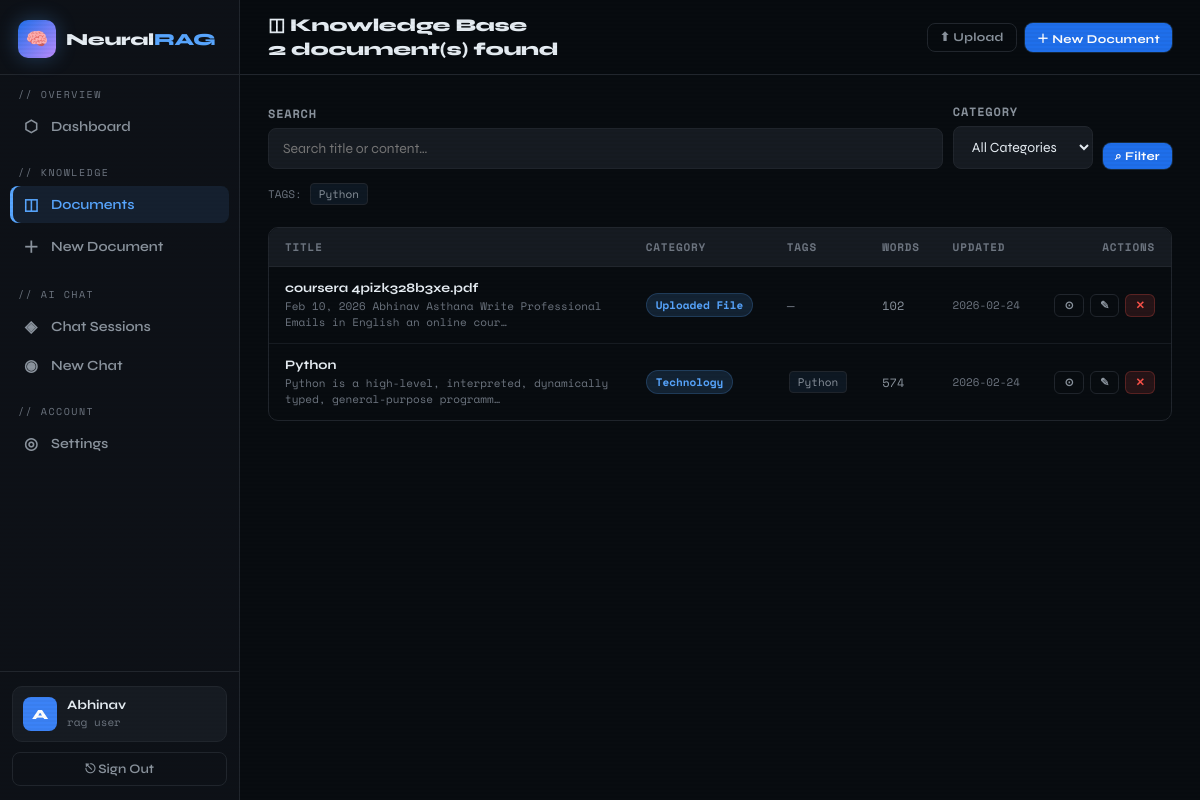
Page /documents (signed in) on the committed database.
### tables this page shows
CREATE TABLE documents (
            id INTEGER PRIMARY KEY AUTOINCREMENT,
            user_id INTEGER NOT NULL,
            title TEXT NOT NULL,
            content TEXT NOT NULL,
            category TEXT DEFAULT 'General',
            tags TEXT DEFAULT '',
            word_count INTEGER DEFAULT 0,
            created_at TEXT DEFAULT (datetime('now')),
            updated_at TEXT DEFAULT (datetime('now')),
            FOREIGN KEY (user_id) REFERENCES users(id) ON DELETE CASCADE
        );

### app.py (the view)
@app.route('/documents')
@login_required
def documents():
    db = get_db()
    uid = session['user_id']
    search   = request.args.get('q', '').strip()
    category = request.args.get('cat', '').strip()
    tag      = request.args.get('tag', '').strip()
    sql = 'SELECT * FROM documents WHERE user_id=?'
    params = [uid]
    if search:
        sql += ' AND (title LIKE ? OR content LIKE ?)'
        params += [f'%{search}%', f'%{search}%']
    if category:
        sql += ' AND category=?'
        params.append(category)
    if tag:
        sql += ' AND tags LIKE ?'
        params.append(f'%{tag}%')
    sql += ' ORDER BY updated_at DESC'
    docs = db.execute(sql, params).fetchall()
    all_cats = db.execute(
        'SELECT DISTINCT category FROM documents WHERE user_id=? ORDER BY category', (uid,)
    ).fetchall()
    all_tags_raw = db.execute('SELECT tags FROM documents WHERE user_id=?', (uid,)).fetchall()
    all_tags = set()
    for row in all_tags_raw:
        for t in (row['tags'] or '').split(','):
            t = t.strip()
            if t:
                all_tags.add(t)
    return render_template('documents.html', docs=docs, all_cats=all_cats,
                           all_tags=sorted(all_tags), search=search,
                           sel_cat=category, sel_tag=tag)

### app.py (called while the page is built)
def get_db():
    if 'db' not in g:
        g.db = sqlite3.connect(app.config['DB_PATH'])
        g.db.row_factory = sqlite3.Row
        g.db.execute("PRAGMA foreign_keys = ON")
    return g.db

def login_required(f):
    @wraps(f)
    def decorated(*args, **kwargs):
        if 'user_id' not in session:
            flash('Please sign in to continue.', 'warning')
            return redirect(url_for('login'))
        return f(*args, **kwargs)
    return decorated

def get_current_user():
    if 'user_id' not in session:
        return None
    db = get_db()
    return db.execute('SELECT * FROM users WHERE id = ?', (session['user_id'],)).fetchone()

@app.context_processor
def inject_helpers():
    return dict(get_current_user=get_current_user)

### templates/documents.html (shortened to what this page needs)
{% extends "base.html" %}
{% block page_title %}◫ Knowledge Base{% endblock %}
{% block page_sub %}{{ docs|length }} document(s) found{% endblock %}
{% block topbar_right %}
  <div style="display:flex;gap:8px">
    <a href="{{ url_for('doc_upload') }}" class="btn btn-ghost btn-sm">
      ⬆ Upload
    </a>
    <a href="{{ url_for('doc_create') }}" class="btn btn-primary btn-sm">
      ＋ New Document
    </a>
  </div>
{% endblock %}
{% block content %}
<form method="GET" action="{{ url_for('documents') }}" style="margin-bottom:20px">
  <div style="display:flex;gap:10px;flex-wrap:wrap;align-items:flex-end">
    <div style="flex:1;min-width:200px">
      <label>Search</label>
      <input type="search" name="q" value="{{ search }}" placeholder="Search title or content…">
    </div>
    <div style="min-width:140px">
      <label>Category</label>
      <select name="cat">
        <option value="">All Categories</option>
      </select>
    </div>
    <div style="display:flex;gap:8px;align-items:flex-end">
      <button type="submit" class="btn btn-primary btn-sm">⌕ Filter</button>
    </div>
  </div>
  {% if all_tags %}
  <div style="margin-top:12px;display:flex;gap:6px;flex-wrap:wrap;align-items:center">
    <span class="text-muted" style="font-size:11px">TAGS:</span>
    {% for t in all_tags %}
    <a href="{{ url_for('documents', tag=t) }}"
       class="tag {% if sel_tag==t %}" style="background:rgba(88,166,255,.2);border-color:var(--primary){% endif %}">{{ t }}</a>
    {% endfor %}
  </div>
  {% endif %}
</form>
{% if docs %}
<div class="table-wrap">
  <table>
    <thead>
      <tr>
        <th style="width:40%">Title</th>
        <th>Category</th>
        <th>Tags</th>
        <th>Words</th>
        <th>Updated</th>
        <th style="text-align:right">Actions</th>
      </tr>
    </thead>
    <tbody>
      {% for doc in docs %}
      <tr>
        <td>
          <a href="{{ url_for('doc_view', doc_id=doc.id) }}"
             style="font-weight:700;color:var(--text);text-decoration:none"
             onmouseover="this.style.color='var(--primary)'" onmouseout="this.style.color='var(--text)'">
            {{ doc.title }}
          </a>
          <div style="font-size:11px;color:var(--text3);margin-top:2px;font-family:'Space Mono',monospace">
            {{ doc.content[:80] }}{% if doc.content|length > 80 %}…{% endif %}
          </div>
        </td>
        <td><span class="badge badge-blue">{{ doc.category }}</span></td>
        <td>
          {% if doc.tags %}
            {% for tag in doc.tags.split(',') %}
              {% if tag.strip() %}<span class="tag">{{ tag.strip() }}</span>{% endif %}
            {% endfor %}
          {% else %}
            <span class="text-muted">—</span>
          {% endif %}
        </td>
        <td class="mono" style="color:var(--text2)">{{ doc.word_count }}</td>
        <td class="mono" style="color:var(--text3);font-size:11px">{{ doc.updated_at[:10] }}</td>
        <td>
          <div class="tr-actions">
            <a href="{{ url_for('doc_view', doc_id=doc.id) }}" class="btn btn-ghost btn-xs" title="View">⊙</a>
            <a href="{{ url_for('doc_edit', doc_id=doc.id) }}" class="btn btn-ghost btn-xs" title="Edit">✎</a>
            <form method="POST" action="{{ url_for('doc_delete', doc_id=doc.id) }}"
                  onsubmit="return confirm('Delete this document?')">
              <button type="submit" class="btn btn-danger btn-xs" title="Delete">✕</button>
            </form>
          </div>
        </td>
      </tr>
      {% endfor %}
    </tbody>
  </table>
</div>
{% endif %}
{% endblock %}

### templates/base.html (style rules this page uses)
:root { --bg: #080c10; --surface: #0d1117; --surface2: #161b22; --border: #21262d; --border2: #30363d; --primary: #58a6ff; --primary-d: #1f6feb; --accent: #3fb950; --accent2: #bc8cff; --warn: #d29922; --danger: #f85149; --text: #e6edf3; --text2: #8b949e; --text3: #6e7681; --glow: rgba(88,166,255,0.15); --glow-g: rgba(63,185,80,0.1); }
*, *::before, *::after { box-sizing: border-box; margin: 0; padding: 0; }
html { scroll-behavior: smooth; }
body { font-family: 'Syne', sans-serif; background: var(--bg); color: var(--text); min-height: 100vh; display: flex; overflow-x: hidden; }
body::before { content: ''; position: fixed; inset: 0; background: repeating-linear-gradient(0deg, transparent, transparent 2px, rgba(0,0,0,.03) 2px, rgba(0,0,0,.03) 4px); pointer-events: none; z-index: 9999; }
label { display: block; margin-bottom: 6px; font-size: 12px; font-weight: 700; text-transform: uppercase; letter-spacing: .8px; color: var(--text2); font-family: 'Space Mono', monospace; }
input[type=text], input[type=email], input[type=password], input[type=search], textarea, select { width: 100%; padding: 11px 14px; background: var(--surface2); border: 1px solid var(--border); border-radius: 8px; color: var(--text); font-size: 14px; font-family: 'Syne', sans-serif; transition: border-color .2s, box-shadow .2s; }
select { cursor: pointer; }
.btn { display: inline-flex; align-items: center; gap: 7px; padding: 9px 18px; border-radius: 8px; border: none; font-size: 13px; font-weight: 700; cursor: pointer; text-decoration: none; transition: all .15s; font-family: 'Syne', sans-serif; letter-spacing: .3px; }
.btn-primary { background: var(--primary-d); color: #fff; box-shadow: 0 0 0 1px rgba(88,166,255,.2); }
.btn-danger { background: rgba(248,81,73,.12); color: var(--danger); border: 1px solid rgba(248,81,73,.25); }
.btn-ghost { background: transparent; color: var(--text2); border: 1px solid var(--border); }
.btn-sm { padding: 6px 12px; font-size: 12px; }
.btn-xs { padding: 4px 9px; font-size: 11px; border-radius: 6px; }
.table-wrap { overflow-x: auto; border-radius: 10px; border: 1px solid var(--border); }
table { width: 100%; border-collapse: collapse; }
th { text-align: left; padding: 11px 16px; font-size: 11px; font-family: 'Space Mono', monospace; text-transform: uppercase; letter-spacing: .8px; color: var(--text3); background: var(--surface2); border-bottom: 1px solid var(--border); }
td { padding: 13px 16px; font-size: 13px; border-bottom: 1px solid rgba(33,38,45,.6); vertical-align: middle; }
tr:last-child td { border-bottom: none; }
.tr-actions { display: flex; gap: 6px; justify-content: flex-end; }
.badge { display: inline-flex; align-items: center; padding: 3px 9px; border-radius: 20px; font-size: 11px; font-weight: 700; font-family: 'Space Mono', monospace; }
.badge-blue { background: rgba(88,166,255,.15); color: var(--primary); border: 1px solid rgba(88,166,255,.2); }
.tag { display: inline-block; padding: 2px 8px; margin: 2px; border-radius: 4px; font-size: 11px; font-family: 'Space Mono', monospace; background: rgba(88,166,255,.08); color: var(--text2); border: 1px solid var(--border); }
.text-muted { color: var(--text3); font-size: 13px; font-family: 'Space Mono', monospace; }
code, .mono { font-family: 'Space Mono', monospace; font-size: 12px; }
a { color: var(--primary); text-decoration: none; }

### rows in the picture
documents: tags "Python", title "Python", content "Python is a high-level, interpreted, dynamically typed, general-purpose programm", category "Technology", strip "Python", word_count "574", updated_at "2026-02-24"
documents: title "coursera 4pizk328b3xe.pdf", content "Feb 10, 2026 Abhinav Asthana Write Professional Emails in English an online cour", category "Uploaded File", word_count "102", updated_at "2026-02-24"

### other values in the picture
{{ session.username[0].upper() }} "A"
{{ session.username }} "Abhinav"
{{ docs|length }} "2"
